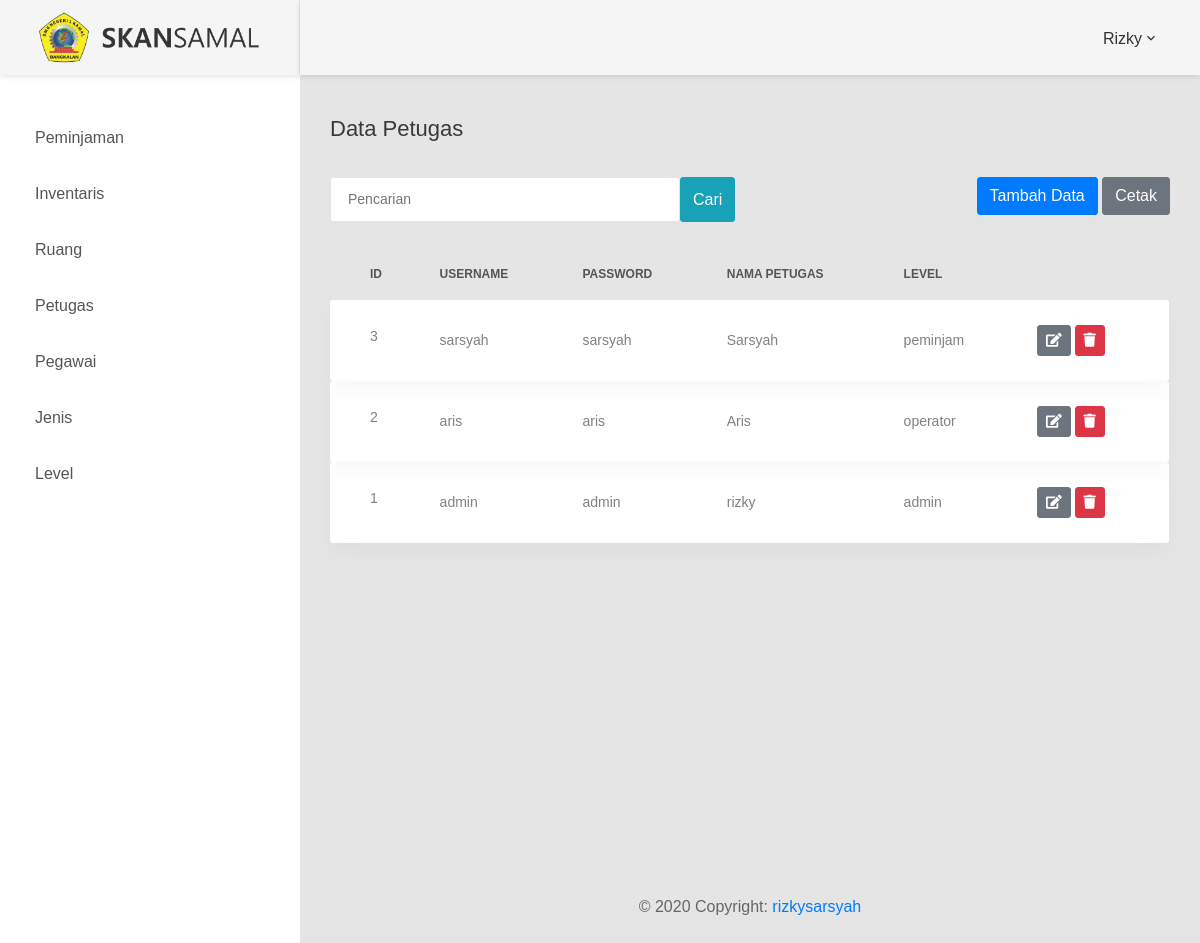
/index.php?page=petugas (signed in), run on the app's committed database.
### tables this page shows
CREATE TABLE `petugas` (
  `ID_PETUGAS` int(5) NOT NULL,
  `USERNAME` varchar(30) DEFAULT NULL,
  `PASSWORD` varchar(30) DEFAULT NULL,
  `NAMA_PETUGAS` varchar(30) DEFAULT NULL,
  `ID_LEVEL` int(11) NOT NULL
);

### modul/petugas/index.php (the view, shortened to what this page needs)
<div class="row">
    <div class="col-md-12">
        <h3 class="title-5 m-b-35">Data Petugas</h3>
        <div class="table-data__tool">
            <form class="form-header" action="" method="POST">
                <input class="au-input au-input--xl" type="text" name="cari"  placeholder="Pencarian" />
                <button class="btn btn-info" type="submit" name="pencarian">Cari</button>
            </form>
            <div class="table-data__tool-right">
                <a href="index.php?page=tambah_petugas">
                 <button class="btn btn-primary">Tambah Data</button>
             </a>
             <a href="modul/ruang/cetak_petugas.php">
                 <button class="btn btn-secondary">Cetak</button>
             </a>
         </div>
     </div>
     <div class="table-responsive table-responsive-data2">
        <table class="table table-data2">
            <thead>
                <tr>
                    <th>id</th>
                    <th>username</th>
                    <th>password</th>
                    <th>nama petugas</th>
                    <th>level</th>
                </tr>
            </thead>
            <tbody>
                <?php
                if(isset($_POST['pencarian']))
                {
                    $cari = $_POST['cari'];
                    $query = mysqli_query($mysqli, "SELECT * FROM petugas where ID_PETUGAS like '%$cari%' OR USERNAME like '%$cari%' OR PASSWORD like '%$cari%' OR NAMA_PETUGAS like '%$cari%' OR ID_LEVEL like '%$cari%'");
                }
                else{
                    $query = mysqli_query($mysqli, "SELECT * FROM petugas ORDER BY ID_PETUGAS DESC");
                }
                while ($data = mysqli_fetch_assoc($query)) {
                    ?>
                    <tr class="tr-shadow">
                        <td><?php echo $data['ID_PETUGAS']; ?></td>
                        <td><?php echo $data['USERNAME']; ?></td>
                        <td><?php echo $data['PASSWORD']; ?></td>
                        <td><?php echo $data['NAMA_PETUGAS']; ?></td>
                        <td>
                            <?php
                            $id_level = $data['ID_LEVEL'];
                            if ($id_level ==1) {
                                echo "admin";
                            }
                            elseif ($id_level ==2) {
                               echo "operator";
                           }
                           elseif ($id_level ==3) {
                               echo "peminjam";
                           } ?>
                       </td>
                       <td>
                        <a data-toggle="tooltip" data-placement="top" title="edit" class="btn btn-secondary btn-sm" href="index.php?page=edit_petugas&edit=<?php echo $data['ID_PETUGAS']; ?>&level=<?php echo $data['ID_LEVEL']; ?>"  onclick="return confirm('apakah anda yakin untuk edit <?php echo $data['NAMA_PETUGAS']; ?> ?')">
                            <i class=" fas fa-edit"></i>
                        </a>
                        <a data-toggle="tooltip" data-placement="top" title="delete" class="btn btn-danger btn-sm" href="index.php?page=petugas&delete=<?php echo $data['ID_PETUGAS']; ?>" onclick="return confirm('apakah anda yakin untuk delete <?php echo $data['NAMA_PETUGAS']; ?> ?')">
                            <i class="fas fa-trash"></i>
                        </td>
                    </tr>
                    <?php } ?>
                </tbody>
            </table>
        </div>
    </div>
</div>

### data on the page
petugas: ID_PETUGAS "3", USERNAME "sarsyah", PASSWORD "sarsyah", NAMA_PETUGAS "Sarsyah", shows "peminjam"
petugas: ID_PETUGAS "2", USERNAME "aris", PASSWORD "aris", NAMA_PETUGAS "Aris", shows "operator"
petugas: ID_PETUGAS "1", USERNAME "admin", PASSWORD "admin", NAMA_PETUGAS "rizky"

### other printed values
$_SESSION['nama_petugas'] "Rizky"
